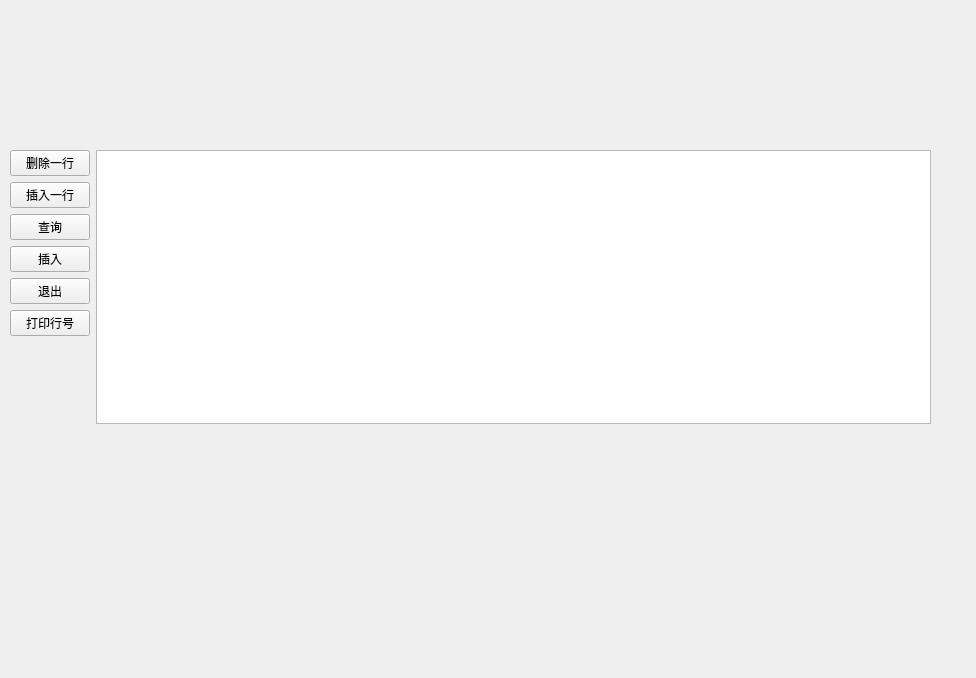
<?xml version="1.0" encoding="UTF-8"?>
<ui version="4.0">
 <class>Form</class>
 <widget class="QWidget" name="Form">
  <property name="geometry">
   <rect>
    <x>0</x>
    <y>0</y>
    <width>976</width>
    <height>678</height>
   </rect>
  </property>
  <property name="windowTitle">
   <string>Form</string>
  </property>
  <widget class="QWidget" name="">
   <property name="geometry">
    <rect>
     <x>10</x>
     <y>150</y>
     <width>921</width>
     <height>274</height>
    </rect>
   </property>
   <layout class="QGridLayout" name="gridLayout">
    <item row="2" column="0">
     <widget class="QPushButton" name="pushButton_2">
      <property name="text">
       <string>查询</string>
      </property>
     </widget>
    </item>
    <item row="4" column="0">
     <widget class="QPushButton" name="quit_btn">
      <property name="text">
       <string>退出</string>
      </property>
     </widget>
    </item>
    <item row="1" column="0">
     <widget class="QPushButton" name="pushButton_3">
      <property name="text">
       <string>插入一行</string>
      </property>
     </widget>
    </item>
    <item row="3" column="0">
     <widget class="QPushButton" name="pushButton">
      <property name="text">
       <string>插入</string>
      </property>
     </widget>
    </item>
    <item row="0" column="1" rowspan="7">
     <widget class="QTableView" name="view"/>
    </item>
    <item row="0" column="0">
     <widget class="QPushButton" name="pushButton_4">
      <property name="text">
       <string>删除一行</string>
      </property>
     </widget>
    </item>
    <item row="5" column="0">
     <widget class="QPushButton" name="pushButton_5">
      <property name="text">
       <string>打印行号</string>
      </property>
     </widget>
    </item>
   </layout>
  </widget>
 </widget>
 <resources/>
 <connections/>
</ui>
